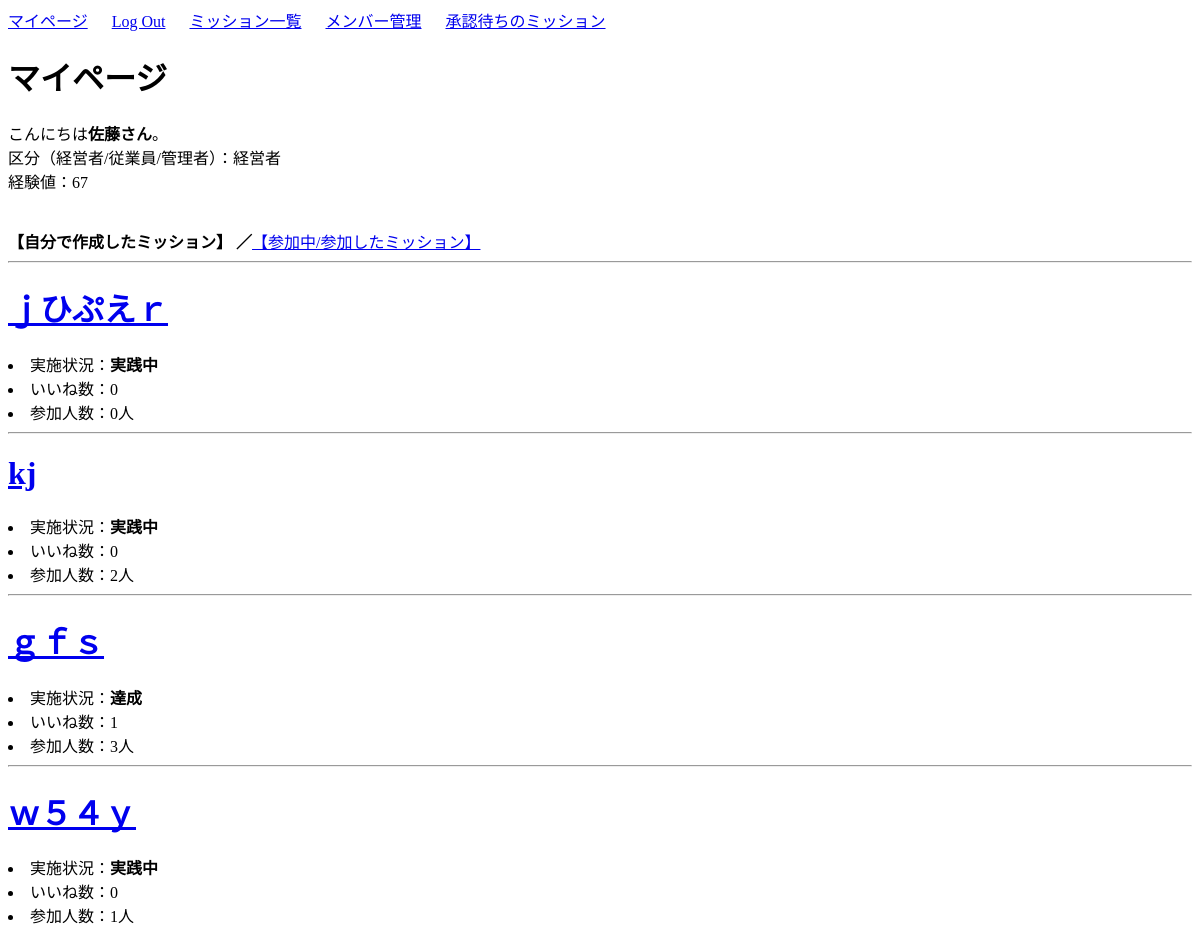
The app's page / (signed in, upper part), older data.
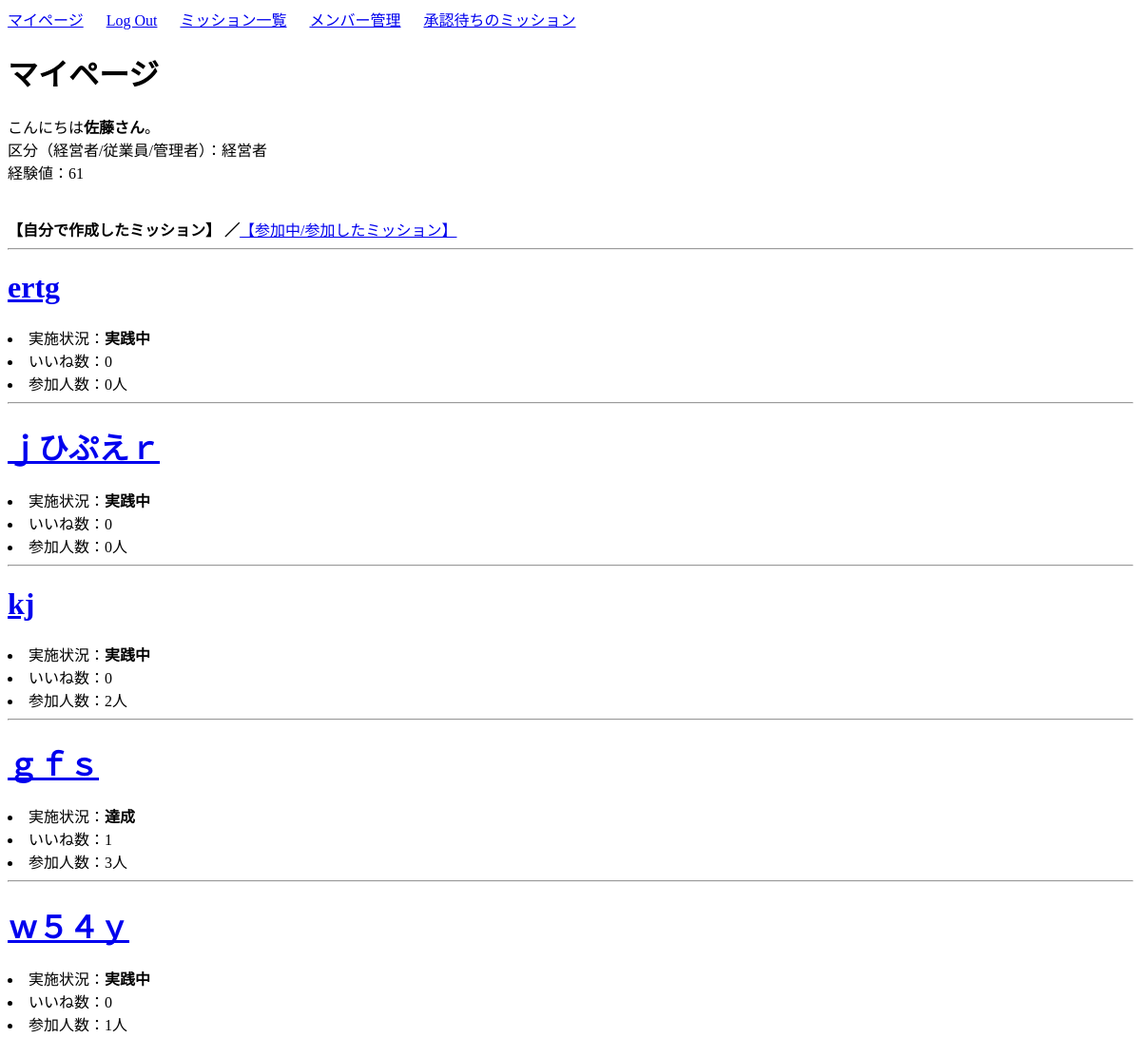
The same page, newer data.
### user/models.py (models this page shows, shortened)
class Profile(models.Model):
    user = models.OneToOneField(User, on_delete=models.CASCADE)
    kubun = models.CharField(verbose_name='区分',
                             max_length=2,
                             choices=KUBUN_CHOICES,
                             blank=True)
    exp_total = models.IntegerField(verbose_name='経験値', default=10)
    create_count = models.IntegerField(default=0)         # ミッション作成回数
    my_success_count = models.IntegerField(default=0)     # 自ら作成したミッションの達成数
    join_count = models.IntegerField(default=0)           # ミッション参加回数
    team_success_count = models.IntegerField(default=0)   # 参加したミッションの達成回数

### mission/models.py (models this page shows, shortened)
class Mission(models.Model):
    author = models.ForeignKey(User, on_delete=models.CASCADE)
    title = models.CharField(max_length=100)
    content = models.TextField()
    date_posted = models.DateTimeField(default=timezone.now)
    mission_flg = models.IntegerField(choices=EXAMPLE_FLG, default=0)    # 達成状況(0:実践中 / 1:達成)
    cost_exp = models.IntegerField(default=3)                            # 作成時に消費されるポイント(使えていない)
    success_exp = models.IntegerField(default=10)                        # クリア報酬ポイント
    good_count = models.IntegerField(default=0)                          # いいね数
    participants = models.IntegerField(default=0)                        # 参加者数
    participants_list_text = models.CharField(max_length=200, default='')# 参加者リスト(文字列で保存)
    participants_list = models.ManyToManyField(Profile)                  # 参加者リスト(他対他)
    approval = models.IntegerField(choices=EXAMPLE_APPROVAL, default=0)  # 承認状況

### user/views.py (the view)
# urls.py: path('', views.expmain, name='expmain'),
def expmain(request):
    if request.user.is_authenticated:
        profiles = Profile.objects.filter(user__username=request.user.username)
        profile = profiles[0]
        my_missions = Mission.objects.filter(author=request.user)   # 自分が作成したミッション
        join_missions = profile.mission_set.all                     # 自分が参加したミッション
        contents = {
            "profile": profile,
            "total_exp": total_exp,
            "my_missions": my_missions,
            "join_missions": join_missions,
        }
    else:
        contents = {}
    return render(request, 'user/expmain.html', contents)

### user/templates/user/expmain.html (shortened to what this page needs)
{% extends 'mission/base.html' %}
{% block body %}
<!DOCTYPE html>
<html>
<head>
</head>
<body>
    <h1>マイページ</h1>
    {% if user.is_authenticated %}
    こんにちは<b>{{ profile.user.username }}さん</b>。
    <br>
    {% if profile %}
    区分（経営者/従業員/管理者）：{{ profile.get_kubun_display }}
    <br>
    経験値：{{ profile.exp_total }}
    <br>
    <br>
    <br>
    <b>【自分で作成したミッション】 ／</b><a href="{% url 'join-list' %}">【参加中/参加したミッション】</a>
    <hr>
    {% for mission in my_missions reversed %}
    <h1><a href="{% url 'mission-detail' mission.id %}">{{ mission.title }}</a></h1>
    <li>実施状況：<b>{{ mission.get_mission_flg_display }}</b></li>
    <li>いいね数：{{ mission.good_count }}</li>
    <li>参加人数：{{ mission.participants }}人</li>
    <hr>
    {% endfor %}
    <br>
    <br>
    <br>
    {% else %}
    <p>データがありません。</p>
    {% endif %}
    {% else %}
    <h3>loginしてください。</h3>
    {% endif %}
</body>
</html>
{% endblock body %}

Row changes from the older to the newer data that the page shows:
changed Profile "経営者": exp_total "67" → "61"
added Mission: title "ertg", mission_flg "実践中", good_count "0", participants "0"
